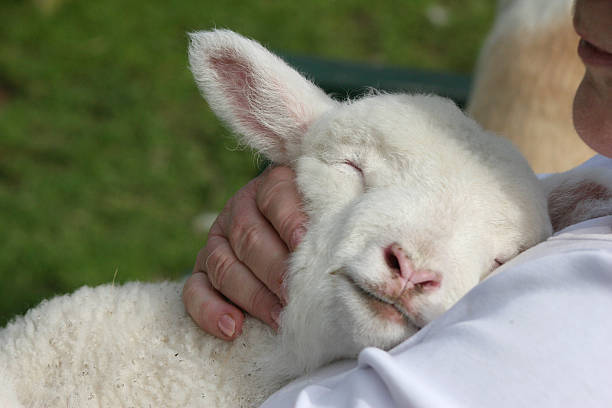
#> input picture Day16/pictures/lamb.png, 612 x 408 px
$ python p_to_shape.py
#> lines starting #> are read from the running program, lines starting #| are printed output that depends on the picture
import cv2
import numpy as np


image = cv2.imread("pictures/lamb.png", 1 )
#> image is the input picture: shape (408, 612, 3); mean B, G, R 112.7, 131.4, 130.3
width = image.shape[1]
#> width = 612
height = image.shape[0]
#> height = 408


reactangle = cv2.rectangle(image, (56,56), (200,132), (234,65,136), 2)
line = cv2.line(image, (0,0), (width, height), (255,32,0), 2)
circle = cv2.circle(image, (100,100), 120, (10,25,100), 2)
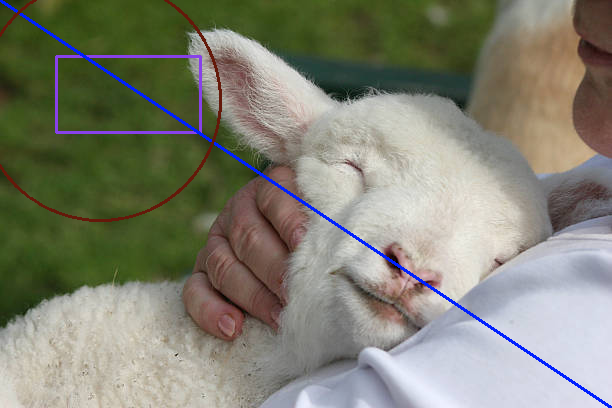
#> circle: shape (408, 612, 3); mean B, G, R 114.7, 130, 129.6
polygon = cv2.polylines(image, [np.array([[10,5], [20,30], [70,20], [50,10]], np.int32)], True, (0,255,0), 2)
text = cv2.putText(image, "Hello World", (10,100), cv2.FONT_HERSHEY_SIMPLEX, 1, (0,0,255), 2)

cv2.imshow("Image", image)

cv2.waitKey(0)
cv2.destroyAllWindows()

$ run again, with Day16/pictures/image2.png copied over Day16/pictures/lamb.png
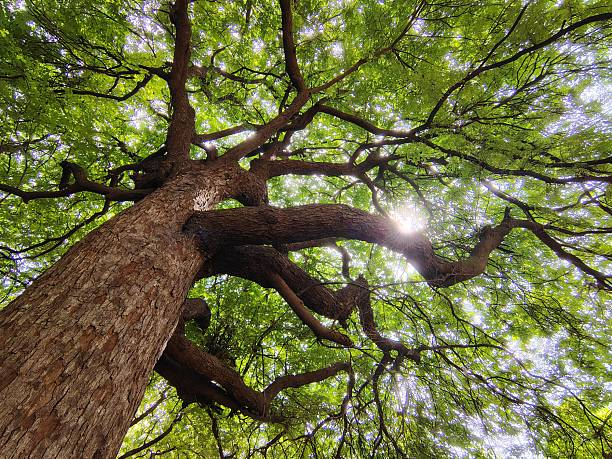
#> input picture Day16/pictures/image2.png, 612 x 459 px
#> image is the input picture: shape (459, 612, 3); mean B, G, R 66.2, 109.2, 107.6
#> `circle = cv2.circle(image, (100,100), 120, (10,25,100), 2)`:
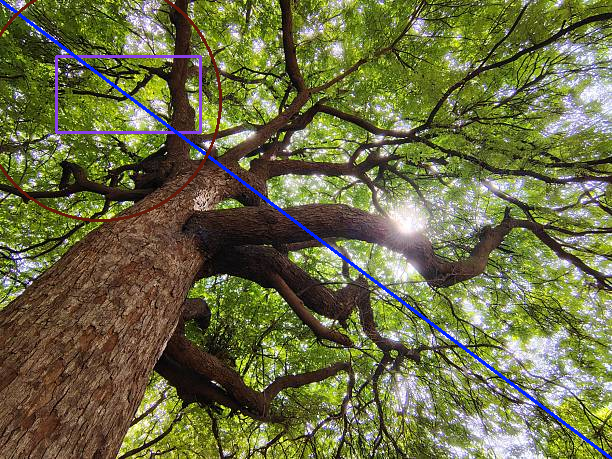
#> circle: shape (459, 612, 3); mean B, G, R 68.4, 107.9, 106.8
